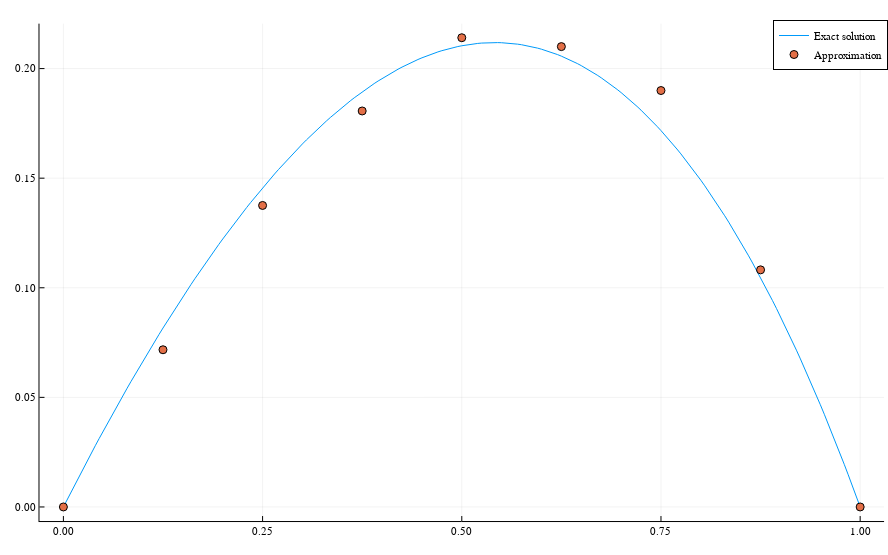

Notebook cell for this chart:
### Code cell
sol_domain = zeros(201)
for i in 1:201
    sol_domain[i]=(i-1)/200
end

result_domain = zeros(NELEM+1)
for i in 1:NELEM+1
    result_domain[i]=(i-1)/NELEM
end

_u = finite_elements(Int(NELEM/2), x->exp(x), quad_ϕ, quad_ϕ_prime; method="quad") ./ 2.9
plotly()
plot(sol_domain, exact_solution_3.(sol_domain), labels="Exact solution")
plot!(result_domain, _u, seriestype = :scatter, labels="Approximation", size=(888, 555))

### Figure 1 — Plotly figure (JSON) as saved in the notebook; plotly's stock layout.template omitted (floating-point values rounded to 4 significant figures; data arrays with more than 128 entries replaced by an {"elided": "..."} marker saying what was removed)
{"data": [{"colorbar": {"title": ""}, "legendgroup": "Exact solution", "line": {"color": "rgba(0, 154, 250, 1.000)", "dash": "solid", "shape": "linear", "width": 1}, "mode": "lines", "name": "Exact solution", "showlegend": true, "type": "scatter", "x": {"elided": "201 float values"}, "xaxis": "x", "y": {"elided": "201 float values"}, "yaxis": "y", "zmax": null, "zmin": null}, {"colorbar": {"title": ""}, "legendgroup": "Approximation", "marker": {"color": "rgba(227, 111, 71, 1.000)", "line": {"color": "rgba(0, 0, 0, 1.000)", "width": 1}, "size": 8, "symbol": "circle"}, "mode": "markers", "name": "Approximation", "showlegend": true, "type": "scatter", "x": [0, 0.125, 0.25, 0.375, 0.5, 0.625, 0.75, 0.875, 1], "xaxis": "x", "y": [0, 0.07172, 0.1376, 0.1807, 0.2141, 0.21, 0.19, 0.1082, 0], "yaxis": "y", "zmax": null, "zmin": null}], "layout": {"annotations": [], "height": 555, "legend": {"bgcolor": "rgba(255, 255, 255, 1.000)", "bordercolor": "rgba(0, 0, 0, 1.000)", "borderwidth": 1, "font": {"color": "rgba(0, 0, 0, 1.000)", "family": "sans-serif", "size": 11}, "title": {"font": {"color": "rgba(0, 0, 0, 1.000)", "family": "sans-serif", "size": 15}, "text": ""}, "tracegroupgap": 0, "traceorder": "normal", "x": 1, "xanchor": "auto", "y": 1, "yanchor": "auto"}, "margin": {"b": 20, "l": 0, "r": 0, "t": 20}, "paper_bgcolor": "rgba(255, 255, 255, 1.000)", "plot_bgcolor": "rgba(255, 255, 255, 1.000)", "showlegend": true, "width": 888, "xaxis": {"anchor": "y", "domain": [0.04447, 0.9956], "gridcolor": "rgba(0, 0, 0, 0.100)", "gridwidth": 0.5, "linecolor": "rgba(0, 0, 0, 1.000)", "mirror": false, "range": [-0.03, 1.03], "showgrid": true, "showline": true, "showticklabels": true, "tickangle": 0, "tickcolor": "rgb(0, 0, 0)", "tickfont": {"color": "rgba(0, 0, 0, 1.000)", "family": "sans-serif", "size": 11}, "tickmode": "array", "ticks": "inside", "ticktext": ["0.00", "0.25", "0.50", "0.75", "1.00"], "tickvals": [0, 0.25, 0.5, 0.75, 1], "title": "", "titlefont": {"color": "rgba(0, 0, 0, 1.000)", "family": "sans-serif", "size": 15}, "type": "-", "visible": true, "zeroline": false, "zerolinecolor": "rgba(0, 0, 0, 1.000)"}, "yaxis": {"anchor": "x", "domain": [0.02711, 0.9929], "gridcolor": "rgba(0, 0, 0, 0.100)", "gridwidth": 0.5, "linecolor": "rgba(0, 0, 0, 1.000)", "mirror": false, "range": [-0.006422, 0.2205], "showgrid": true, "showline": true, "showticklabels": true, "tickangle": 0, "tickcolor": "rgb(0, 0, 0)", "tickfont": {"color": "rgba(0, 0, 0, 1.000)", "family": "sans-serif", "size": 11}, "tickmode": "array", "ticks": "inside", "ticktext": ["0.00", "0.05", "0.10", "0.15", "0.20"], "tickvals": [0, 0.05, 0.1, 0.15, 0.2], "title": "", "titlefont": {"color": "rgba(0, 0, 0, 1.000)", "family": "sans-serif", "size": 15}, "type": "-", "visible": true, "zeroline": false, "zerolinecolor": "rgba(0, 0, 0, 1.000)"}}}
